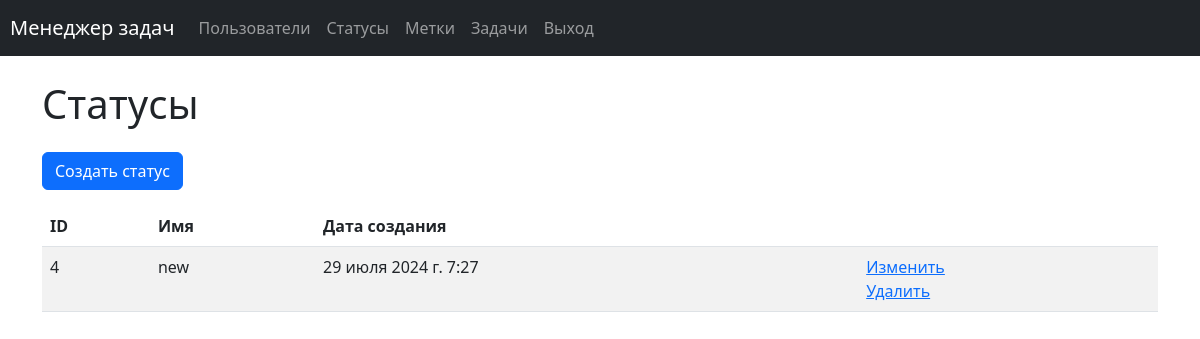
/statuses/ (signed in), run on the app's committed database.
### task_manager/statuses/models.py (models this page shows, shortened)
class Status(models.Model):
    name = models.CharField(
        max_length=100,
        unique=True,
        blank=False,
        verbose_name=_('Name'),
    )
    created_at = models.DateTimeField(
        auto_now_add=True,
        verbose_name=_('Creation date')
    )
    class Meta:
        verbose_name = _('Status')
        verbose_name_plural = _('Statuses')

### task_manager/statuses/views.py (the view)
# urls.py: path('', views.IndexView.as_view(), name='statuses'),
class IndexView(UserLoginMixin, ListView):
    template_name = 'statuses/index.html'
    model = Status
    context_object_name = 'statuses'

### task_manager/mixins.py (called while the page is built)
    def dispatch(self, request, *args, **kwargs):
        if not request.user.is_authenticated:
            message = _("You are not logged in! Please log in.")
            messages.error(request, message)
            return redirect(self.login_url)
        return super().dispatch(request, *args, **kwargs)

### task_manager/templates/statuses/index.html (shortened to what this page needs)
{% extends 'base.html' %}
{% load i18n %}
{% block content %}
<div class="container wrapper flex-grow-1">
      <h1 class="my-4">
        {% trans 'Statuses' %}
      </h1>
<a class="btn btn-primary mb-3" href="{% url 'statuses_create' %}">{% trans 'Create status' %}</a>
<table class="table table-striped">
  <thead>
    <tr>
      <th>ID</th>
      <th>{% trans 'Name' %}</th>
      <th>{% trans 'Created at' %}</th>
      <th></th>
    </tr>
  </thead>
  <tbody>
    {% for status in statuses %}
      <tr>
          <td>{{ status.id }}</td>
          <td>{{ status.name }}</td>
          <td>{{ status.created_at }}</td>
          <td>
              <a href="{% url 'statuses_update' status.id %}">{% trans 'Update' %}</a>
              <br>
              <a href="{% url 'statuses_delete' status.id %}">{% trans 'Delete' %}</a>
          </td>
      </tr>
    {% endfor %}
  </tbody>
</table>
</div>
{% endblock %}

### data on the page
Status: id "4", name "new", created_at "29 июля 2024 г. 7:27"
